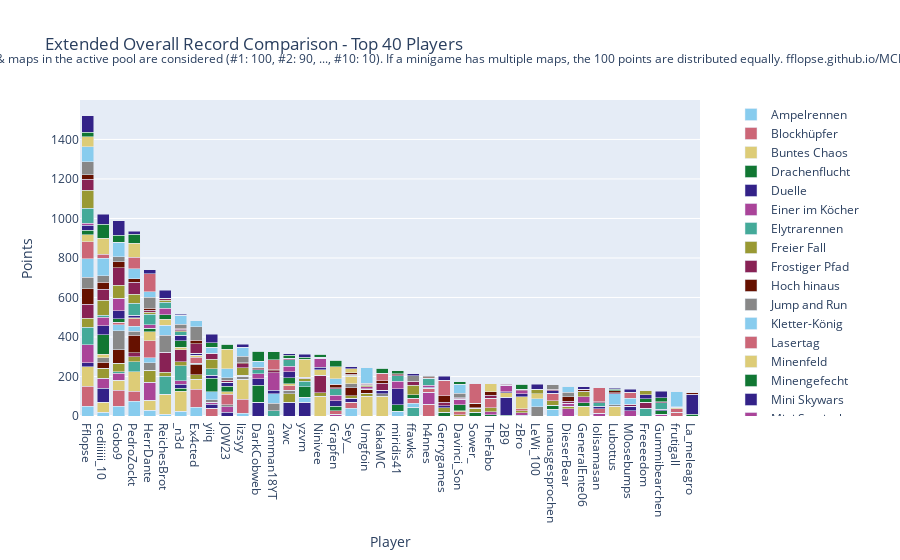

The notebook cell this image was saved under:
### Code cell
import plotly.graph_objects as go

# Sum all columns to get the total score
outDf['Total'] = outDf.sum(axis=1)

# Sort by total score and fill N/A values with 0
outDf = outDf.sort_values(by='Total', ascending=False).fillna(0)

# Crop to top 10 players
cropDf = outDf.head(40).copy()

# Drop the 'Total' column for plotting
cropDf = cropDf.drop(columns=['Total'])

# Create a color palette
color_palette = px.colors.qualitative.Safe

# Create the stacked bar plot
fig = go.Figure()

for column in cropDf.columns.difference(['Player']):
    fig.add_trace(go.Bar(
        x=cropDf.index,
        y=cropDf[column],
        name=column,
        marker_color=color_palette[len(fig.data) % len(color_palette)]
    ))

# Update layout
fig.update_layout(
    barmode='stack',
    title='Extended Overall Record Comparison - Top 40 Players',
    xaxis=dict(title='Player'),
    yaxis=dict(title='Points'),
    #height=800,
    #width=1000,
    legend=dict(
        x=1.05,
        y=0.5,
        traceorder='normal',
        font=dict(size=12),
        bgcolor='rgba(255, 255, 255, 0)',
        bordercolor='rgba(0, 0, 0, 0)'
    ),
    margin=dict(r=200),  # Adjust right margin to make room for the legend
    annotations=[
        dict(
            x=0.5,
            y=1.1635,
            xref='paper',
            yref='paper',
            text='Max 100 points per minigame. Records #1 through #10 of games & maps in the active pool are considered (#1: 100, #2: 90, ..., #10: 10). If a minigame has multiple maps, the 100 points are distributed equally. fflopse.github.io/MCP-Records/data-analysis/global-ranking.ipynb',
            showarrow=False,
            font=dict(size=12),
            xanchor='center'
        )
    ]
)

fig.show()

# save the plot as an html file

fig.write_html('out/ext_overall_record_comparison.html')

### Figure 1 — Plotly figure (JSON) as saved in the notebook; plotly's stock layout.template omitted (floating-point values rounded to 4 significant figures)
{"data": [{"marker": {"color": "rgb(136, 204, 238)"}, "name": "Ampelrennen", "type": "bar", "x": ["Fflopse", "cediiiiii_10", "Gobo9", "PedroZockt", "HerrDante", "ReichesBrot", "_n3d", "Ex4cted", "yiiq", "JOW23", "lizsyy", "DarkCobweb", "camman18YT", "2wc", "yzvm", "Ninivee", "Grapfen", "Sey__", "Umgfoin", "KakaMC", "miridis41", "ffawks", "h4nnes", "Gerrygames", "Davinci_Son", "Sower_", "TheFabo", "2B9", "zBro", "LeWi_100", "unausgesprochen", "DieserBear", "GeneralEnte06", "lolisamasan", "Lubottus", "M0osebumps", "Freeeedom", "Gummibearchen", "frutigall", "La_meleagro"], "y": [50, 20, 50, 75, 30, 10, 25, 45, 0, 0, 15, 0, 0, 0, 0, 0, 0, 40, 0, 0, 25, 0, 0, 0, 0, 0, 0, 0, 0, 0, 35, 0, 0, 0, 0, 0, 0, 0, 0, 0]}, {"marker": {"color": "rgb(204, 102, 119)"}, "name": "Blockhüpfer", "type": "bar", "x": ["Fflopse", "cediiiiii_10", "Gobo9", "PedroZockt", "HerrDante", "ReichesBrot", "_n3d", "Ex4cted", "yiiq", "JOW23", "lizsyy", "DarkCobweb", "camman18YT", "2wc", "yzvm", "Ninivee", "Grapfen", "Sey__", "Umgfoin", "KakaMC", "miridis41", "ffawks", "h4nnes", "Gerrygames", "Davinci_Son", "Sower_", "TheFabo", "2B9", "zBro", "LeWi_100", "unausgesprochen", "DieserBear", "GeneralEnte06", "lolisamasan", "Lubottus", "M0osebumps", "Freeeedom", "Gummibearchen", "frutigall", "La_meleagro"], "y": [100, 0, 80, 50, 0, 0, 0, 90, 40, 0, 70, 0, 0, 0, 0, 0, 0, 30, 0, 0, 0, 0, 60, 0, 0, 0, 0, 0, 0, 0, 0, 0, 0, 0, 0, 0, 0, 0, 20, 0]}, {"marker": {"color": "rgb(221, 204, 119)"}, "name": "Buntes Chaos", "type": "bar", "x": ["Fflopse", "cediiiiii_10", "Gobo9", "PedroZockt", "HerrDante", "ReichesBrot", "_n3d", "Ex4cted", "yiiq", "JOW23", "lizsyy", "DarkCobweb", "camman18YT", "2wc", "yzvm", "Ninivee", "Grapfen", "Sey__", "Umgfoin", "KakaMC", "miridis41", "ffawks", "h4nnes", "Gerrygames", "Davinci_Son", "Sower_", "TheFabo", "2B9", "zBro", "LeWi_100", "unausgesprochen", "DieserBear", "GeneralEnte06", "lolisamasan", "Lubottus", "M0osebumps", "Freeeedom", "Gummibearchen", "frutigall", "La_meleagro"], "y": [100, 50, 50, 100, 50, 100, 100, 50, 0, 0, 100, 0, 0, 0, 0, 100, 0, 0, 100, 100, 0, 0, 0, 0, 0, 0, 0, 0, 0, 0, 0, 0, 50, 0, 50, 0, 0, 0, 0, 0]}, {"marker": {"color": "rgb(17, 119, 51)"}, "name": "Drachenflucht", "type": "bar", "x": ["Fflopse", "cediiiiii_10", "Gobo9", "PedroZockt", "HerrDante", "ReichesBrot", "_n3d", "Ex4cted", "yiiq", "JOW23", "lizsyy", "DarkCobweb", "camman18YT", "2wc", "yzvm", "Ninivee", "Grapfen", "Sey__", "Umgfoin", "KakaMC", "miridis41", "ffawks", "h4nnes", "Gerrygames", "Davinci_Son", "Sower_", "TheFabo", "2B9", "zBro", "LeWi_100", "unausgesprochen", "DieserBear", "GeneralEnte06", "lolisamasan", "Lubottus", "M0osebumps", "Freeeedom", "Gummibearchen", "frutigall", "La_meleagro"], "y": [0, 0, 0, 0, 0, 0, 16, 0, 0, 0, 0, 0, 0, 0, 0, 0, 0, 0, 0, 0, 32, 0, 0, 18, 0, 18, 6, 4, 4, 0, 20, 0, 0, 0, 0, 0, 0, 0, 0, 8]}, {"marker": {"color": "rgb(51, 34, 136)"}, "name": "Duelle", "type": "bar", "x": ["Fflopse", "cediiiiii_10", "Gobo9", "PedroZockt", "HerrDante", "ReichesBrot", "_n3d", "Ex4cted", "yiiq", "JOW23", "lizsyy", "DarkCobweb", "camman18YT", "2wc", "yzvm", "Ninivee", "Grapfen", "Sey__", "Umgfoin", "KakaMC", "miridis41", "ffawks", "h4nnes", "Gerrygames", "Davinci_Son", "Sower_", "TheFabo", "2B9", "zBro", "LeWi_100", "unausgesprochen", "DieserBear", "GeneralEnte06", "lolisamasan", "Lubottus", "M0osebumps", "Freeeedom", "Gummibearchen", "frutigall", "La_meleagro"], "y": [20, 70, 0, 0, 0, 0, 20, 0, 20, 20, 0, 70, 0, 70, 70, 0, 0, 20, 0, 0, 80, 0, 0, 0, 0, 0, 0, 90, 0, 0, 0, 0, 0, 0, 0, 0, 0, 0, 0, 100]}, {"marker": {"color": "rgb(170, 68, 153)"}, "name": "Einer im Köcher", "type": "bar", "x": ["Fflopse", "cediiiiii_10", "Gobo9", "PedroZockt", "HerrDante", "ReichesBrot", "_n3d", "Ex4cted", "yiiq", "JOW23", "lizsyy", "DarkCobweb", "camman18YT", "2wc", "yzvm", "Ninivee", "Grapfen", "Sey__", "Umgfoin", "KakaMC", "miridis41", "ffawks", "h4nnes", "Gerrygames", "Davinci_Son", "Sower_", "TheFabo", "2B9", "zBro", "LeWi_100", "unausgesprochen", "DieserBear", "GeneralEnte06", "lolisamasan", "Lubottus", "M0osebumps", "Freeeedom", "Gummibearchen", "frutigall", "La_meleagro"], "y": [90, 50, 36.67, 0, 90, 0, 16.67, 0, 10, 26.67, 0, 0, 0, 0, 0, 0, 10, 0, 0, 0, 0, 0, 60, 0, 0, 0, 16.67, 0, 13.33, 0, 0, 36.67, 0, 13.33, 0, 26.67, 0, 10, 0, 0]}, {"marker": {"color": "rgb(68, 170, 153)"}, "name": "Elytrarennen", "type": "bar", "x": ["Fflopse", "cediiiiii_10", "Gobo9", "PedroZockt", "HerrDante", "ReichesBrot", "_n3d", "Ex4cted", "yiiq", "JOW23", "lizsyy", "DarkCobweb", "camman18YT", "2wc", "yzvm", "Ninivee", "Grapfen", "Sey__", "Umgfoin", "KakaMC", "miridis41", "ffawks", "h4nnes", "Gerrygames", "Davinci_Son", "Sower_", "TheFabo", "2B9", "zBro", "LeWi_100", "unausgesprochen", "DieserBear", "GeneralEnte06", "lolisamasan", "Lubottus", "M0osebumps", "Freeeedom", "Gummibearchen", "frutigall", "La_meleagro"], "y": [90, 0, 6.667, 50, 0, 90, 76.67, 0, 0, 0, 0, 0, 26.67, 0, 0, 0, 0, 0, 0, 0, 0, 43.33, 0, 0, 0, 0, 0, 0, 0, 0, 0, 0, 0, 0, 0, 0, 40, 0, 0, 0]}, {"marker": {"color": "rgb(153, 153, 51)"}, "name": "Freier Fall", "type": "bar", "x": ["Fflopse", "cediiiiii_10", "Gobo9", "PedroZockt", "HerrDante", "ReichesBrot", "_n3d", "Ex4cted", "yiiq", "JOW23", "lizsyy", "DarkCobweb", "camman18YT", "2wc", "yzvm", "Ninivee", "Grapfen", "Sey__", "Umgfoin", "KakaMC", "miridis41", "ffawks", "h4nnes", "Gerrygames", "Davinci_Son", "Sower_", "TheFabo", "2B9", "zBro", "LeWi_100", "unausgesprochen", "DieserBear", "GeneralEnte06", "lolisamasan", "Lubottus", "M0osebumps", "Freeeedom", "Gummibearchen", "frutigall", "La_meleagro"], "y": [45, 52.5, 42.5, 25, 62.5, 22.5, 20, 25, 0, 0, 0, 0, 0, 42.5, 0, 17.5, 0, 12.5, 15, 0, 0, 0, 0, 25, 7.5, 20, 20, 0, 10, 0, 22.5, 12.5, 0, 0, 0, 0, 0, 0, 0, 0]}, {"marker": {"color": "rgb(136, 34, 85)"}, "name": "Frostiger Pfad", "type": "bar", "x": ["Fflopse", "cediiiiii_10", "Gobo9", "PedroZockt", "HerrDante", "ReichesBrot", "_n3d", "Ex4cted", "yiiq", "JOW23", "lizsyy", "DarkCobweb", "camman18YT", "2wc", "yzvm", "Ninivee", "Grapfen", "Sey__", "Umgfoin", "KakaMC", "miridis41", "ffawks", "h4nnes", "Gerrygames", "Davinci_Son", "Sower_", "TheFabo", "2B9", "zBro", "LeWi_100", "unausgesprochen", "DieserBear", "GeneralEnte06", "lolisamasan", "Lubottus", "M0osebumps", "Freeeedom", "Gummibearchen", "frutigall", "La_meleagro"], "y": [70, 0, 0, 20, 0, 100, 60, 0, 0, 0, 0, 0, 0, 0, 0, 90, 0, 0, 0, 0, 0, 0, 0, 0, 0, 0, 0, 0, 0, 0, 0, 0, 0, 0, 0, 0, 30, 0, 0, 0]}, {"marker": {"color": "rgb(102, 17, 0)"}, "name": "Hoch hinaus", "type": "bar", "x": ["Fflopse", "cediiiiii_10", "Gobo9", "PedroZockt", "HerrDante", "ReichesBrot", "_n3d", "Ex4cted", "yiiq", "JOW23", "lizsyy", "DarkCobweb", "camman18YT", "2wc", "yzvm", "Ninivee", "Grapfen", "Sey__", "Umgfoin", "KakaMC", "miridis41", "ffawks", "h4nnes", "Gerrygames", "Davinci_Son", "Sower_", "TheFabo", "2B9", "zBro", "LeWi_100", "unausgesprochen", "DieserBear", "GeneralEnte06", "lolisamasan", "Lubottus", "M0osebumps", "Freeeedom", "Gummibearchen", "frutigall", "La_meleagro"], "y": [80, 30, 70, 90, 0, 0, 0, 50, 0, 0, 0, 0, 0, 0, 0, 0, 0, 40, 20, 0, 0, 0, 0, 0, 0, 0, 0, 0, 0, 0, 0, 0, 0, 0, 0, 0, 0, 0, 0, 0]}, {"marker": {"color": "rgb(136, 136, 136)"}, "name": "Jump and Run", "type": "bar", "x": ["Fflopse", "cediiiiii_10", "Gobo9", "PedroZockt", "HerrDante", "ReichesBrot", "_n3d", "Ex4cted", "yiiq", "JOW23", "lizsyy", "DarkCobweb", "camman18YT", "2wc", "yzvm", "Ninivee", "Grapfen", "Sey__", "Umgfoin", "KakaMC", "miridis41", "ffawks", "h4nnes", "Gerrygames", "Davinci_Son", "Sower_", "TheFabo", "2B9", "zBro", "LeWi_100", "unausgesprochen", "DieserBear", "GeneralEnte06", "lolisamasan", "Lubottus", "M0osebumps", "Freeeedom", "Gummibearchen", "frutigall", "La_meleagro"], "y": [56.67, 23.33, 96.67, 20, 36.67, 86.67, 0, 6.667, 13.33, 10, 16.67, 0, 36.67, 16.67, 0, 0, 0, 20, 0, 13.33, 0, 0, 0, 0, 0, 0, 0, 0, 0, 46.67, 0, 0, 0, 0, 6.667, 0, 0, 0, 0, 0]}, {"marker": {"color": "rgb(136, 204, 238)"}, "name": "Kletter-König", "type": "bar", "x": ["Fflopse", "cediiiiii_10", "Gobo9", "PedroZockt", "HerrDante", "ReichesBrot", "_n3d", "Ex4cted", "yiiq", "JOW23", "lizsyy", "DarkCobweb", "camman18YT", "2wc", "yzvm", "Ninivee", "Grapfen", "Sey__", "Umgfoin", "KakaMC", "miridis41", "ffawks", "h4nnes", "Gerrygames", "Davinci_Son", "Sower_", "TheFabo", "2B9", "zBro", "LeWi_100", "unausgesprochen", "DieserBear", "GeneralEnte06", "lolisamasan", "Lubottus", "M0osebumps", "Freeeedom", "Gummibearchen", "frutigall", "La_meleagro"], "y": [95, 0, 30, 25, 25, 50, 0, 0, 40, 0, 0, 0, 50, 0, 25, 0, 0, 0, 0, 0, 0, 20, 0, 0, 0, 0, 0, 0, 0, 40, 0, 0, 0, 0, 55, 0, 0, 0, 0, 0]}, {"marker": {"color": "rgb(204, 102, 119)"}, "name": "Lasertag", "type": "bar", "x": ["Fflopse", "cediiiiii_10", "Gobo9", "PedroZockt", "HerrDante", "ReichesBrot", "_n3d", "Ex4cted", "yiiq", "JOW23", "lizsyy", "DarkCobweb", "camman18YT", "2wc", "yzvm", "Ninivee", "Grapfen", "Sey__", "Umgfoin", "KakaMC", "miridis41", "ffawks", "h4nnes", "Gerrygames", "Davinci_Son", "Sower_", "TheFabo", "2B9", "zBro", "LeWi_100", "unausgesprochen", "DieserBear", "GeneralEnte06", "lolisamasan", "Lubottus", "M0osebumps", "Freeeedom", "Gummibearchen", "frutigall", "La_meleagro"], "y": [86.67, 0, 13.33, 36.67, 86.67, 0, 0, 30, 0, 53.33, 0, 0, 0, 23.33, 0, 0, 16.67, 0, 0, 0, 0, 26.67, 20, 0, 13.33, 0, 46.67, 0, 10, 0, 36.67, 0, 0, 23.33, 0, 0, 0, 0, 16.67, 0]}, {"marker": {"color": "rgb(221, 204, 119)"}, "name": "Minenfeld", "type": "bar", "x": ["Fflopse", "cediiiiii_10", "Gobo9", "PedroZockt", "HerrDante", "ReichesBrot", "_n3d", "Ex4cted", "yiiq", "JOW23", "lizsyy", "DarkCobweb", "camman18YT", "2wc", "yzvm", "Ninivee", "Grapfen", "Sey__", "Umgfoin", "KakaMC", "miridis41", "ffawks", "h4nnes", "Gerrygames", "Davinci_Son", "Sower_", "TheFabo", "2B9", "zBro", "LeWi_100", "unausgesprochen", "DieserBear", "GeneralEnte06", "lolisamasan", "Lubottus", "M0osebumps", "Freeeedom", "Gummibearchen", "frutigall", "La_meleagro"], "y": [33.33, 16.67, 0, 6.667, 46.67, 30, 13.33, 10, 0, 13.33, 0, 0, 0, 10, 0, 26.67, 0, 40, 0, 0, 0, 0, 0, 0, 6.667, 0, 0, 23.33, 60, 26.67, 0, 0, 0, 0, 0, 0, 0, 0, 6.667, 0]}, {"marker": {"color": "rgb(17, 119, 51)"}, "name": "Minengefecht", "type": "bar", "x": ["Fflopse", "cediiiiii_10", "Gobo9", "PedroZockt", "HerrDante", "ReichesBrot", "_n3d", "Ex4cted", "yiiq", "JOW23", "lizsyy", "DarkCobweb", "camman18YT", "2wc", "yzvm", "Ninivee", "Grapfen", "Sey__", "Umgfoin", "KakaMC", "miridis41", "ffawks", "h4nnes", "Gerrygames", "Davinci_Son", "Sower_", "TheFabo", "2B9", "zBro", "LeWi_100", "unausgesprochen", "DieserBear", "GeneralEnte06", "lolisamasan", "Lubottus", "M0osebumps", "Freeeedom", "Gummibearchen", "frutigall", "La_meleagro"], "y": [23.33, 100, 16.67, 0, 16.67, 23.33, 33.33, 0, 66.67, 26.67, 0, 86.67, 0, 30, 53.33, 0, 23.33, 0, 0, 0, 0, 16.67, 0, 0, 30, 0, 0, 0, 0, 0, 0, 0, 16.67, 0, 0, 0, 16.67, 16.67, 0, 0]}, {"marker": {"color": "rgb(51, 34, 136)"}, "name": "Mini Skywars", "type": "bar", "x": ["Fflopse", "cediiiiii_10", "Gobo9", "PedroZockt", "HerrDante", "ReichesBrot", "_n3d", "Ex4cted", "yiiq", "JOW23", "lizsyy", "DarkCobweb", "camman18YT", "2wc", "yzvm", "Ninivee", "Grapfen", "Sey__", "Umgfoin", "KakaMC", "miridis41", "ffawks", "h4nnes", "Gerrygames", "Davinci_Son", "Sower_", "TheFabo", "2B9", "zBro", "LeWi_100", "unausgesprochen", "DieserBear", "GeneralEnte06", "lolisamasan", "Lubottus", "M0osebumps", "Freeeedom", "Gummibearchen", "frutigall", "La_meleagro"], "y": [25, 45, 40, 11.67, 0, 0, 26.67, 11.67, 16.67, 21.67, 5, 31.67, 16.67, 31.67, 0, 11.67, 28.33, 0, 3.333, 16.67, 0, 0, 5, 10, 0, 0, 0, 5, 15, 0, 13.33, 0, 0, 11.67, 0, 21.67, 21.67, 8.333, 0, 0]}, {"marker": {"color": "rgb(170, 68, 153)"}, "name": "Mini Survivalgames", "type": "bar", "x": ["Fflopse", "cediiiiii_10", "Gobo9", "PedroZockt", "HerrDante", "ReichesBrot", "_n3d", "Ex4cted", "yiiq", "JOW23", "lizsyy", "DarkCobweb", "camman18YT", "2wc", "yzvm", "Ninivee", "Grapfen", "Sey__", "Umgfoin", "KakaMC", "miridis41", "ffawks", "h4nnes", "Gerrygames", "Davinci_Son", "Sower_", "TheFabo", "2B9", "zBro", "LeWi_100", "unausgesprochen", "DieserBear", "GeneralEnte06", "lolisamasan", "Lubottus", "M0osebumps", "Freeeedom", "Gummibearchen", "frutigall", "La_meleagro"], "y": [10, 43.33, 63.33, 0, 16.67, 33.33, 0, 0, 0, 0, 0, 26.67, 90, 26.67, 0, 46.67, 26.67, 0, 10, 0, 40, 0, 10, 0, 26.67, 0, 0, 33.33, 16.67, 0, 0, 16.67, 30, 0, 0, 0, 0, 0, 0, 0]}, {"marker": {"color": "rgb(68, 170, 153)"}, "name": "Paintball", "type": "bar", "x": ["Fflopse", "cediiiiii_10", "Gobo9", "PedroZockt", "HerrDante", "ReichesBrot", "_n3d", "Ex4cted", "yiiq", "JOW23", "lizsyy", "DarkCobweb", "camman18YT", "2wc", "yzvm", "Ninivee", "Grapfen", "Sey__", "Umgfoin", "KakaMC", "miridis41", "ffawks", "h4nnes", "Gerrygames", "Davinci_Son", "Sower_", "TheFabo", "2B9", "zBro", "LeWi_100", "unausgesprochen", "DieserBear", "GeneralEnte06", "lolisamasan", "Lubottus", "M0osebumps", "Freeeedom", "Gummibearchen", "frutigall", "La_meleagro"], "y": [76.67, 10, 0, 60, 53.33, 30, 20, 0, 33.33, 0, 0, 20, 0, 33.33, 26.67, 0, 33.33, 0, 0, 0, 26.67, 0, 36.67, 0, 0, 0, 0, 0, 0, 0, 0, 0, 0, 20, 0, 0, 0, 33.33, 0, 0]}, {"marker": {"color": "rgb(153, 153, 51)"}, "name": "Pferderennen", "type": "bar", "x": ["Fflopse", "cediiiiii_10", "Gobo9", "PedroZockt", "HerrDante", "ReichesBrot", "_n3d", "Ex4cted", "yiiq", "JOW23", "lizsyy", "DarkCobweb", "camman18YT", "2wc", "yzvm", "Ninivee", "Grapfen", "Sey__", "Umgfoin", "KakaMC", "miridis41", "ffawks", "h4nnes", "Gerrygames", "Davinci_Son", "Sower_", "TheFabo", "2B9", "zBro", "LeWi_100", "unausgesprochen", "DieserBear", "GeneralEnte06", "lolisamasan", "Lubottus", "M0osebumps", "Freeeedom", "Gummibearchen", "frutigall", "La_meleagro"], "y": [91.67, 75, 65, 46.67, 10, 10, 5, 0, 48.33, 0, 36.67, 0, 0, 0, 13.33, 0, 0, 5, 8.333, 0, 0, 50, 0, 0, 0, 0, 0, 0, 0, 20, 0, 0, 25, 0, 0, 0, 18.33, 0, 0, 0]}, {"marker": {"color": "rgb(136, 34, 85)"}, "name": "Replika", "type": "bar", "x": ["Fflopse", "cediiiiii_10", "Gobo9", "PedroZockt", "HerrDante", "ReichesBrot", "_n3d", "Ex4cted", "yiiq", "JOW23", "lizsyy", "DarkCobweb", "camman18YT", "2wc", "yzvm", "Ninivee", "Grapfen", "Sey__", "Umgfoin", "KakaMC", "miridis41", "ffawks", "h4nnes", "Gerrygames", "Davinci_Son", "Sower_", "TheFabo", "2B9", "zBro", "LeWi_100", "unausgesprochen", "DieserBear", "GeneralEnte06", "lolisamasan", "Lubottus", "M0osebumps", "Freeeedom", "Gummibearchen", "frutigall", "La_meleagro"], "y": [56.41, 54.95, 90.87, 60.97, 10.87, 7.67, 7.67, 48.45, 30.19, 5.631, 22.33, 4.951, 8.058, 7.67, 3.107, 2.913, 4.854, 3.107, 2.913, 36.8, 4.078, 15.83, 2.913, 16.7, 5.34, 5.049, 16.89, 5.049, 3.689, 3.107, 4.272, 10.1, 3.301, 3.107, 6.214, 8.544, 3.107, 4.854, 2.913, 2.136]}, {"marker": {"color": "rgb(102, 17, 0)"}, "name": "Sammelwahn", "type": "bar", "x": ["Fflopse", "cediiiiii_10", "Gobo9", "PedroZockt", "HerrDante", "ReichesBrot", "_n3d", "Ex4cted", "yiiq", "JOW23", "lizsyy", "DarkCobweb", "camman18YT", "2wc", "yzvm", "Ninivee", "Grapfen", "Sey__", "Umgfoin", "KakaMC", "miridis41", "ffawks", "h4nnes", "Gerrygames", "Davinci_Son", "Sower_", "TheFabo", "2B9", "zBro", "LeWi_100", "unausgesprochen", "DieserBear", "GeneralEnte06", "lolisamasan", "Lubottus", "M0osebumps", "Freeeedom", "Gummibearchen", "frutigall", "La_meleagro"], "y": [20.5, 36.25, 28.5, 17, 10.25, 3.5, 4.75, 17, 0, 4.25, 5, 7, 6, 0, 4.75, 2.25, 16.5, 8.75, 5, 10.75, 7, 3, 4.75, 31.75, 3.25, 21.75, 17.5, 2.5, 3.5, 0, 3.25, 21.25, 11, 1.25, 10.25, 3.5, 0, 0, 0.5, 11]}, {"marker": {"color": "rgb(136, 136, 136)"}, "name": "Schießstand", "type": "bar", "x": ["Fflopse", "cediiiiii_10", "Gobo9", "PedroZockt", "HerrDante", "ReichesBrot", "_n3d", "Ex4cted", "yiiq", "JOW23", "lizsyy", "DarkCobweb", "camman18YT", "2wc", "yzvm", "Ninivee", "Grapfen", "Sey__", "Umgfoin", "KakaMC", "miridis41", "ffawks", "h4nnes", "Gerrygames", "Davinci_Son", "Sower_", "TheFabo", "2B9", "zBro", "LeWi_100", "unausgesprochen", "DieserBear", "GeneralEnte06", "lolisamasan", "Lubottus", "M0osebumps", "Freeeedom", "Gummibearchen", "frutigall", "La_meleagro"], "y": [67.5, 32.5, 25, 0, 55, 0, 20, 67.5, 0, 12.5, 32.5, 0, 0, 0, 0, 0, 0, 0, 0, 0, 0, 27.5, 7.5, 0, 22.5, 0, 0, 0, 0, 0, 22.5, 22.5, 0, 0, 0, 0, 0, 0, 0, 0]}, {"marker": {"color": "rgb(136, 204, 238)"}, "name": "Spleef", "type": "bar", "x": ["Fflopse", "cediiiiii_10", "Gobo9", "PedroZockt", "HerrDante", "ReichesBrot", "_n3d", "Ex4cted", "yiiq", "JOW23", "lizsyy", "DarkCobweb", "camman18YT", "2wc", "yzvm", "Ninivee", "Grapfen", "Sey__", "Umgfoin", "KakaMC", "miridis41", "ffawks", "h4nnes", "Gerrygames", "Davinci_Son", "Sower_", "TheFabo", "2B9", "zBro", "LeWi_100", "unausgesprochen", "DieserBear", "GeneralEnte06", "lolisamasan", "Lubottus", "M0osebumps", "Freeeedom", "Gummibearchen", "frutigall", "La_meleagro"], "y": [75, 90, 75, 50, 30, 0, 45, 30, 30, 45, 45, 30, 0, 0, 0, 0, 30, 0, 80, 0, 0, 0, 0, 0, 45, 0, 0, 0, 0, 0, 0, 30, 0, 0, 0, 30, 0, 0, 75, 0]}, {"marker": {"color": "rgb(204, 102, 119)"}, "name": "Todeswürfel", "type": "bar", "x": ["Fflopse", "cediiiiii_10", "Gobo9", "PedroZockt", "HerrDante", "ReichesBrot", "_n3d", "Ex4cted", "yiiq", "JOW23", "lizsyy", "DarkCobweb", "camman18YT", "2wc", "yzvm", "Ninivee", "Grapfen", "Sey__", "Umgfoin", "KakaMC", "miridis41", "ffawks", "h4nnes", "Gerrygames", "Davinci_Son", "Sower_", "TheFabo", "2B9", "zBro", "LeWi_100", "unausgesprochen", "DieserBear", "GeneralEnte06", "lolisamasan", "Lubottus", "M0osebumps", "Freeeedom", "Gummibearchen", "frutigall", "La_meleagro"], "y": [0, 20, 0, 60, 90, 0, 0, 0, 0, 0, 0, 0, 50, 0, 0, 0, 0, 0, 0, 40, 0, 0, 0, 80, 0, 100, 0, 0, 0, 0, 0, 0, 0, 70, 0, 30, 0, 0, 0, 0]}, {"marker": {"color": "rgb(221, 204, 119)"}, "name": "Waffenfolge", "type": "bar", "x": ["Fflopse", "cediiiiii_10", "Gobo9", "PedroZockt", "HerrDante", "ReichesBrot", "_n3d", "Ex4cted", "yiiq", "JOW23", "lizsyy", "DarkCobweb", "camman18YT", "2wc", "yzvm", "Ninivee", "Grapfen", "Sey__", "Umgfoin", "KakaMC", "miridis41", "ffawks", "h4nnes", "Gerrygames", "Davinci_Son", "Sower_", "TheFabo", "2B9", "zBro", "LeWi_100", "unausgesprochen", "DieserBear", "GeneralEnte06", "lolisamasan", "Lubottus", "M0osebumps", "Freeeedom", "Gummibearchen", "frutigall", "La_meleagro"], "y": [50, 80, 0, 70, 0, 0, 0, 0, 0, 100, 0, 0, 0, 0, 90, 0, 60, 20, 0, 0, 0, 0, 0, 0, 0, 0, 40, 0, 0, 0, 0, 0, 0, 0, 0, 0, 0, 0, 0, 0]}, {"marker": {"color": "rgb(17, 119, 51)"}, "name": "Walls", "type": "bar", "x": ["Fflopse", "cediiiiii_10", "Gobo9", "PedroZockt", "HerrDante", "ReichesBrot", "_n3d", "Ex4cted", "yiiq", "JOW23", "lizsyy", "DarkCobweb", "camman18YT", "2wc", "yzvm", "Ninivee", "Grapfen", "Sey__", "Umgfoin", "KakaMC", "miridis41", "ffawks", "h4nnes", "Gerrygames", "Davinci_Son", "Sower_", "TheFabo", "2B9", "zBro", "LeWi_100", "unausgesprochen", "DieserBear", "GeneralEnte06", "lolisamasan", "Lubottus", "M0osebumps", "Freeeedom", "Gummibearchen", "frutigall", "La_meleagro"], "y": [25, 70, 35, 45, 0, 0, 0, 0, 22.5, 25, 0, 50, 40, 15, 12.5, 15, 32.5, 0, 0, 25, 15, 0, 0, 0, 12.5, 0, 0, 0, 25, 0, 0, 0, 0, 0, 7.5, 0, 0, 20, 0, 0]}, {"marker": {"color": "rgb(51, 34, 136)"}, "name": "Wettrennen", "type": "bar", "x": ["Fflopse", "cediiiiii_10", "Gobo9", "PedroZockt", "HerrDante", "ReichesBrot", "_n3d", "Ex4cted", "yiiq", "JOW23", "lizsyy", "DarkCobweb", "camman18YT", "2wc", "yzvm", "Ninivee", "Grapfen", "Sey__", "Umgfoin", "KakaMC", "miridis41", "ffawks", "h4nnes", "Gerrygames", "Davinci_Son", "Sower_", "TheFabo", "2B9", "zBro", "LeWi_100", "unausgesprochen", "DieserBear", "GeneralEnte06", "lolisamasan", "Lubottus", "M0osebumps", "Freeeedom", "Gummibearchen", "frutigall", "La_meleagro"], "y": [82, 52, 74, 16, 20, 40, 6, 0, 42, 0, 14, 0, 0, 8, 14, 0, 0, 10, 0, 0, 0, 12, 0, 20, 0, 0, 0, 0, 0, 24, 0, 0, 12, 0, 4, 16, 0, 32, 0, 0]}], "layout": {"annotations": [{"font": {"size": 12}, "showarrow": false, "text": "Max 100 points per minigame. Records #1 through #10 of games & maps in the active pool are considered (#1: 100, #2: 90, ..., #10: 10). If a minigame has multiple maps, the 100 points are distributed equally. fflopse.github.io/MCP-Records/data-analysis/global-ranking.ipynb", "x": 0.5, "xanchor": "center", "xref": "paper", "y": 1.163, "yref": "paper"}], "barmode": "stack", "legend": {"bgcolor": "rgba(255, 255, 255, 0)", "bordercolor": "rgba(0, 0, 0, 0)", "font": {"size": 12}, "traceorder": "normal", "x": 1.05, "y": 0.5}, "margin": {"r": 200}, "title": {"text": "Extended Overall Record Comparison - Top 40 Players"}, "xaxis": {"title": {"text": "Player"}}, "yaxis": {"title": {"text": "Points"}}}}
